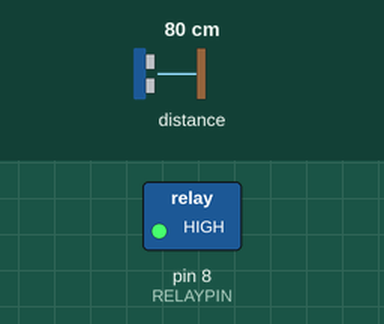
Simulated run of this sketch. Board: Arduino Uno, built with avr-gcc and run on an emulated ATmega328P. Parts: switched loads named in the sketch (green lamp = pin HIGH). The inputs (shaded band) are chosen by the test bench; at power-on: distance to the obstacle 80 cm.

Above: at 1.2 s.
1.3 s: distance to the obstacle set to 18 cm
4.3 s: distance to the obstacle set to 13 cm
At 6.3 s:
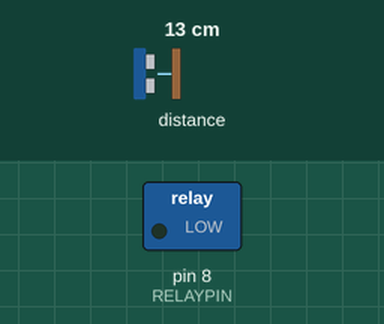
7.1 s: distance to the obstacle set to 35 cm
At 9.8 s:
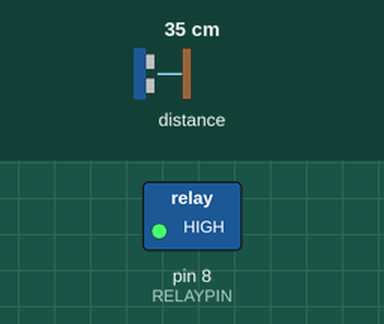
10.1 s: distance to the obstacle set to 2 cm
At 11.6 s:
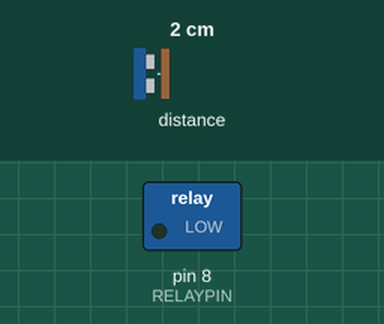
Timing chart, 0 to 13.1 s (numbered marks = the images above; inputs shaded):
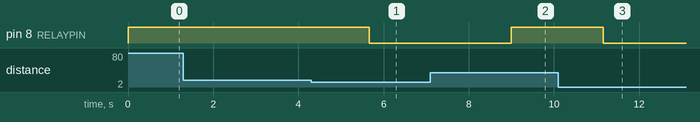

The sketch:

door_sensor_v2.ino
```cpp
/*

 Door Sensor switch relay

 Guille W. Esteche C.
 2018-04-08
*/
#include <Adafruit_VL53L0X.h>
Adafruit_VL53L0X lox = Adafruit_VL53L0X();

//#define WithSERIALPRINT
#define RELAYPIN 8
unsigned long lastTimeChange;

void setup() {

  pinMode(RELAYPIN, OUTPUT);
  Serial.begin(115200);

#ifdef WithSERIALPRINT
  Serial.println("Dorr Sensor with Adafruit VL53L0X started!");
#endif

  if (!lox.begin()) {
    Serial.println(F("Failed to boot VL53L0X"));
    while(1);
  }

  digitalWrite(RELAYPIN, HIGH);
}
void(* resetFunc) (void) = 0; //declare reset function @ address 0

bool isOn = false;
bool wasOn = false;

void loop() {

  int distance = masureDistance();

  isOn = distance > 200;

  if (wasOn != isOn)
  {
  #ifdef WithSERIALPRINT
    Serial.print("distance: "); Serial.println(distance);
  #endif
    switchLamp(isOn);
    wasOn = isOn;
  }
  else
  {
    if (millis() - lastTimeChange > 600000)
    {
      delay(6000);
      resetFunc();
    }
  }
  delay(500);

}

int masureDistance()
{
    VL53L0X_RangingMeasurementData_t measure;

  int maxValue = -1, minValue = -1, totalValue = 0, distance = 0;
  for (uint8_t index = 0; index < 5; index++)
  {
    lox.rangingTest(&measure, false);
    int value = measure.RangeMilliMeter;

  #ifdef WithSERIALPRINT
    Serial.print("value: "); Serial.println(value);
  #endif

    if (measure.RangeStatus == 4)
      value = 8191;

    if (minValue == -1)
      minValue = maxValue = totalValue = value;
    else
      if (value < minValue)
        minValue = value;
      if (value > maxValue)
        maxValue = value;

    totalValue += value;
    delay(100);
  }
  return ((totalValue - maxValue - minValue) / 3);
}

void switchLamp(bool on)
{
  delay(500);
  if (on)
    digitalWrite(RELAYPIN, HIGH);
  else
    digitalWrite(RELAYPIN, LOW);
  delay(500);

  #ifdef WithSERIALPRINT
    Serial.print("CHANGED TO: "); Serial.println(on);
  #endif

  lastTimeChange = millis();
}
```

Measured:
- the behaviour switches between 16 and 15 cm on distance to the obstacle (found by bisection; images 0 and 1)
- after the input at 1.3 s, every drawn part: stays the same
- after the input at 4.3 s, pin 8 (RELAYPIN): HIGH → LOW after 1.4 s
- after the input at 7.1 s, pin 8 (RELAYPIN): LOW → HIGH after 1.9 s
- after the input at 10.1 s, pin 8 (RELAYPIN): HIGH → LOW after 1.1 s
